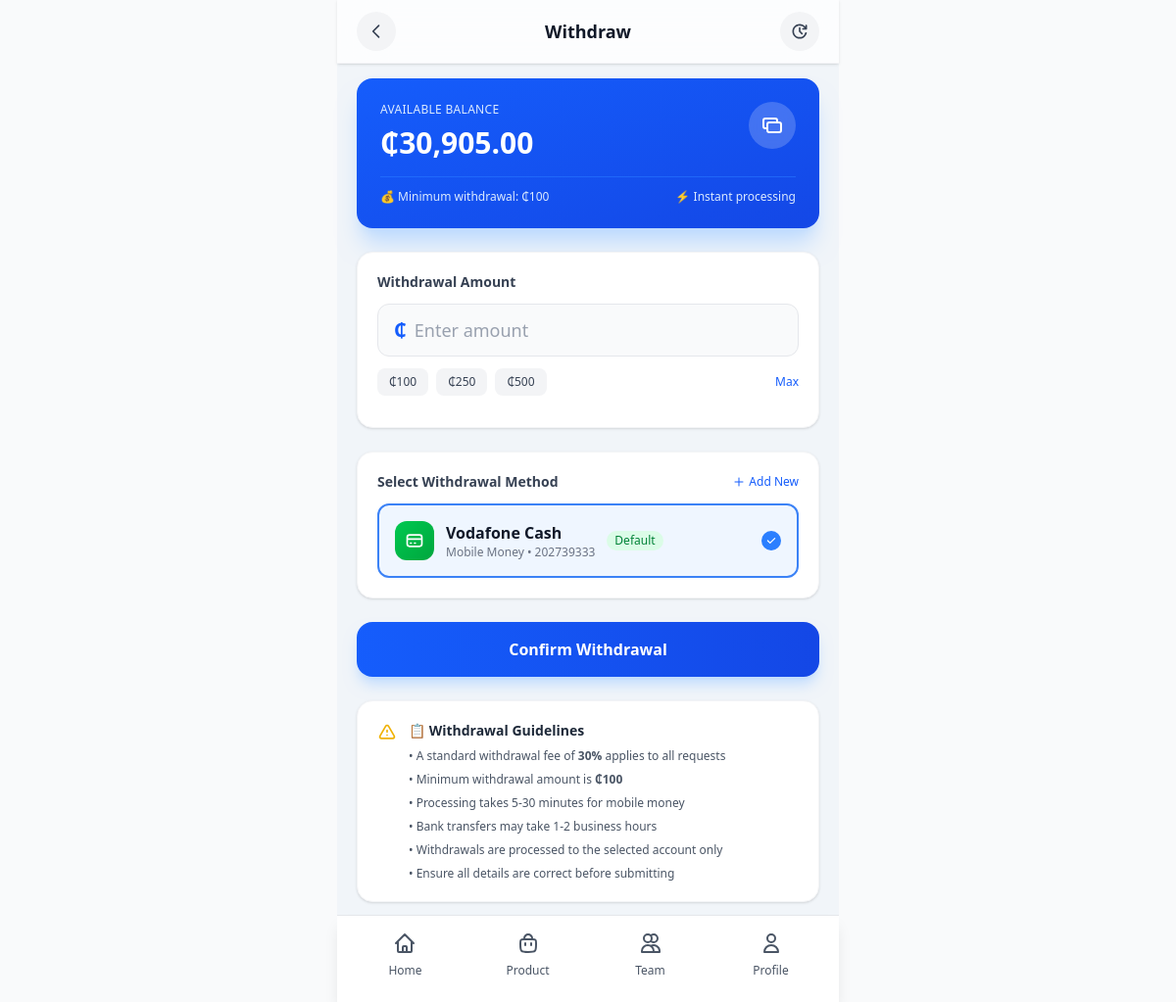
The app's page /core/withdraw/ (signed in) with its own data.
### core/models.py (models this page shows, shortened)
class UserBalance(models.Model):
    user = models.OneToOneField(
        settings.AUTH_USER_MODEL,
        on_delete=models.CASCADE,
        related_name='balance'
    )
    balance = models.DecimalField(max_digits=12, decimal_places=2, default=0)
    currency = models.CharField(max_length=10, default='GHS')
    created_at = models.DateTimeField(auto_now_add=True)
    updated_at = models.DateTimeField(auto_now=True)
    class Meta:
        verbose_name = 'User Balance'
        verbose_name_plural = 'User Balances'

class SavedAccount(models.Model):
    ACCOUNT_TYPES = [
        ('mobile_money', 'Mobile Money'),
        ('bank_transfer', 'Bank Transfer'),
    ]
    NETWORKS = [
        ('mtn', 'MTN Mobile Money'),
        ('vodafone', 'Vodafone Cash'),
        ('airteltigo', 'AirtelTigo Money'),
    ]
    id = models.UUIDField(primary_key=True, default=uuid.uuid4, editable=False)
    user = models.ForeignKey(
        settings.AUTH_USER_MODEL,
        on_delete=models.CASCADE,
        related_name='saved_accounts'
    )
    account_type = models.CharField(max_length=32, choices=ACCOUNT_TYPES)
    network = models.CharField(max_length=32, choices=NETWORKS, blank=True, null=True)
    phone_number = models.CharField(max_length=15, blank=True, null=True)
    bank_name = models.CharField(max_length=100, blank=True, null=True)
    account_number = models.CharField(max_length=50, blank=True, null=True)
    account_name = models.CharField(max_length=200, blank=True, null=True)
    is_default = models.BooleanField(default=False)
    created_at = models.DateTimeField(auto_now_add=True)
    class Meta:
        ordering = ['-is_default', '-created_at']
        constraints = [
            models.UniqueConstraint(
                fields=['user', 'account_type', 'network', 'phone_number'],
                condition=models.Q(account_type='mobile_money'),
                name='unique_mobile_money_account'
            ),
            models.UniqueConstraint(
                fields=['user', 'account_type', 'bank_name', 'account_number'],
                condition=models.Q(account_type='bank_transfer'),
                name='unique_bank_account'
            ),
        ]

### core/views.py (the view, shortened to what this page needs)
# urls.py: path('withdraw/', views.withdrawal, name='withdraw'),
@login_required
def withdrawal(request):
    user_balance, created = UserBalance.objects.get_or_create(
        user=request.user,
        defaults={'balance': 0, 'currency': 'GHS'}
    )
    saved_accounts = SavedAccount.objects.filter(user=request.user)
    error = ''
    success = ''
    context = {
        'user_balance': user_balance,
        'saved_accounts': saved_accounts,
    }
    return render(request, 'iCare/services/pages/withdrawal.html', context)

### core/templates/iCare/services/pages/withdrawal.html (shortened to what this page needs)
{% extends "iCare/base.html" %}
{% load static %}
{% load humanize %}
{% block content %}
<div class="min-h-screen pb-8">
    <div class="fixed top-0 left-0 right-0 z-50 max-w-lg mx-auto bg-white/80 backdrop-blur-xl border-b border-gray-100 px-5 py-3 flex items-center justify-between shadow-sm">
        <button class="w-10 h-10 flex items-center justify-center rounded-full bg-gray-100 active:bg-gray-200 transition-all duration-200" onclick="window.history.back()">
            <svg class="w-5 h-5 text-gray-700" fill="none" stroke="currentColor" viewBox="0 0 24 24">
                <path stroke-linecap="round" stroke-linejoin="round" stroke-width="2" d="M15 19l-7-7 7-7"/>
            </svg>
        </button>
        <h1 class="text-lg font-bold text-gray-900">Withdraw</h1>
        <a href="{% url 'withdrawal_records' %}" class="w-10 h-10 flex items-center justify-center rounded-full bg-gray-100 active:bg-gray-200 transition-all duration-200">
        </a>
    </div>
    <div class="pt-20 pb-[70px] px-5 max-w-lg mx-auto bg-slate-100">
        <div class="mb-6 bg-gradient-to-br from-blue-600 to-blue-700 rounded-2xl p-6 shadow-xl shadow-blue-200">
            <div class="flex justify-between items-start">
                <div>
                    <p class="text-blue-100 text-xs font-medium uppercase tracking-wide">Available Balance</p>
                    <p class="text-white text-3xl font-bold mt-2">
                        ₵{{ user_balance.balance|floatformat:2|intcomma }}
                    </p>
                </div>
                <div class="w-12 h-12 bg-white/20 rounded-full flex items-center justify-center backdrop-blur-sm">
                    <svg class="w-6 h-6 text-white" fill="none" stroke="currentColor" viewBox="0 0 24 24">
                        <path stroke-linecap="round" stroke-linejoin="round" stroke-width="2" d="M17 9V7a2 2 0 00-2-2H5a2 2 0 00-2 2v6a2 2 0 002 2h2m2 4h10a2 2 0 002-2v-6a2 2 0 00-2-2H9a2 2 0 00-2 2v6a2 2 0 002 2z"/>
                    </svg>
                </div>
            </div>
            <div class="mt-4 pt-3 border-t border-blue-500/50">
                <div class="flex justify-between text-xs text-blue-100">
                    <span>💰 Minimum withdrawal: ₵100</span>
                    <span>⚡ Instant processing</span>
                </div>
            </div>
        </div>
        <form method="post" class="space-y-6">
            <div class="bg-white rounded-2xl border border-gray-100 p-5 shadow-sm">
                <label class="block text-sm font-semibold text-gray-700 mb-3">Withdrawal Amount</label>
                <div class="flex items-center gap-2 bg-gray-50 rounded-xl px-4 py-3 border border-gray-200 focus-within:border-blue-400 focus-within:ring-2 focus-within:ring-blue-100 transition">
                    <span class="text-xl font-bold text-blue-600">₵</span>
                    <input
                        type="number"
                        name="amount"
                        id="amount"
                        step="1"
                        min="100"
                        required
                        placeholder="Enter amount"
                        value="{{ request.POST.amount|default:'' }}"
                        class="w-full bg-transparent outline-none text-lg font-medium text-gray-900 placeholder-gray-400"
                    >
                </div>
                <div class="flex justify-between mt-3">
                    <div class="flex gap-2">
                        <button type="button" data-amount="100" class="quick-amount px-3 py-1.5 text-xs bg-gray-100 rounded-lg text-gray-700 hover:bg-gray-200 transition">₵100</button>
                        <button type="button" data-amount="250" class="quick-amount px-3 py-1.5 text-xs bg-gray-100 rounded-lg text-gray-700 hover:bg-gray-200 transition">₵250</button>
                        <button type="button" data-amount="500" class="quick-amount px-3 py-1.5 text-xs bg-gray-100 rounded-lg text-gray-700 hover:bg-gray-200 transition">₵500</button>
                    </div>
                    <button type="button" id="max-withdraw" class="text-xs text-blue-600 font-medium hover:text-blue-700">
                        Max
                    </button>
                </div>
            </div>
            <div class="bg-white rounded-2xl border border-gray-100 p-5 shadow-sm">
                <div class="flex items-center justify-between mb-3">
                    <label class="text-sm font-semibold text-gray-700">Select Withdrawal Method</label>
                    <a href="{% url 'saved_payment_methods' %}" class="text-xs text-blue-600 font-medium flex items-center gap-1">
                        <svg class="w-3 h-3" fill="none" stroke="currentColor" viewBox="0 0 24 24">
                            <path stroke-linecap="round" stroke-linejoin="round" stroke-width="2" d="M12 4v16m8-8H4"/>
                        </svg>
                        Add New
                    </a>
                </div>
                <div class="space-y-3" id="saved-accounts-container">
                    {% if saved_accounts %}
                        {% for account in saved_accounts %}
                        <div onclick="selectSavedAccount('{{ account.id }}', '{{ account.account_type }}')"
                             class="saved-account-option p-4 rounded-xl border-2 cursor-pointer transition-all duration-200
                                {% if account.is_default %}border-blue-500 bg-blue-50/50{% else %}border-gray-200 hover:border-gray-300{% endif %}"
                             data-account-id="{{ account.id }}">
                            <div class="flex items-center justify-between">
                                <div class="flex items-center gap-3">
                                    {% if account.account_type == 'mobile_money' %}
                                        <div class="w-10 h-10 rounded-xl bg-gradient-to-br from-green-500 to-green-600 flex items-center justify-center">
                                            <svg class="w-5 h-5 text-white" fill="none" stroke="currentColor" viewBox="0 0 24 24">
                                                <path stroke-linecap="round" stroke-linejoin="round" stroke-width="2" d="M3 10h18M7 15h1m4 0h1m-7 4h12a3 3 0 003-3V8a3 3 0 00-3-3H6a3 3 0 00-3 3v8a3 3 0 003 3z"/>
                                            </svg>
                                        </div>
                                        <div>
                                            <p class="font-semibold text-gray-900">{{ account.get_network_display }}</p>
                                            <p class="text-xs text-gray-500">Mobile Money • {{ account.phone_number }}</p>
                                        </div>
                                    {% endif %}
                                    {% if account.is_default %}
                                        <span class="text-xs bg-green-100 text-green-700 px-2 py-0.5 rounded-full">Default</span>
                                    {% endif %}
                                </div>
                                <div class="w-5 h-5 rounded-full border-2 flex items-center justify-center
                                    {% if account.is_default %}border-blue-500 bg-blue-500{% else %}border-gray-300{% endif %}">
                                </div>
                            </div>
                        </div>
                        {% endfor %}
                    {% endif %}
                </div>
            </div>
            <button type="submit" class="w-full py-4 bg-gradient-to-r from-blue-600 to-blue-700 hover:from-blue-700 hover:to-blue-800 text-white font-bold rounded-2xl transition-all duration-300 shadow-lg shadow-blue-200 active:scale-[0.98]">
                Confirm Withdrawal
            </button>
            <div class="bg-white rounded-2xl border border-gray-100 p-5 shadow-sm">
                <div class="flex items-start gap-3">
                    <div class="text-xs text-gray-600 space-y-2">
                        <p class="font-semibold text-gray-800 text-sm">📋 Withdrawal Guidelines</p>
                        <p>• A standard withdrawal fee of <strong>30%</strong> applies to all requests</p>
                        <p>• Minimum withdrawal amount is <strong>₵100</strong></p>
                        <p>• Processing takes 5-30 minutes for mobile money</p>
                        <p>• Bank transfers may take 1-2 business hours</p>
                        <p>• Withdrawals are processed to the selected account only</p>
                        <p>• Ensure all details are correct before submitting</p>
                    </div>
                </div>
            </div>            </div>
            </div>
{% include "iCare/partials/footer.html" %}
{% endblock %}

### core/templates/iCare/services/pages/withdrawal.html (style rules this page uses)
.saved-account-option.selected { border-color: #3b82f6; background-color: #eff6ff; }

### records on screen
UserBalance: balance "30,905.00"
SavedAccount: network "Vodafone Cash", phone_number "202739333", is_default "Default"
